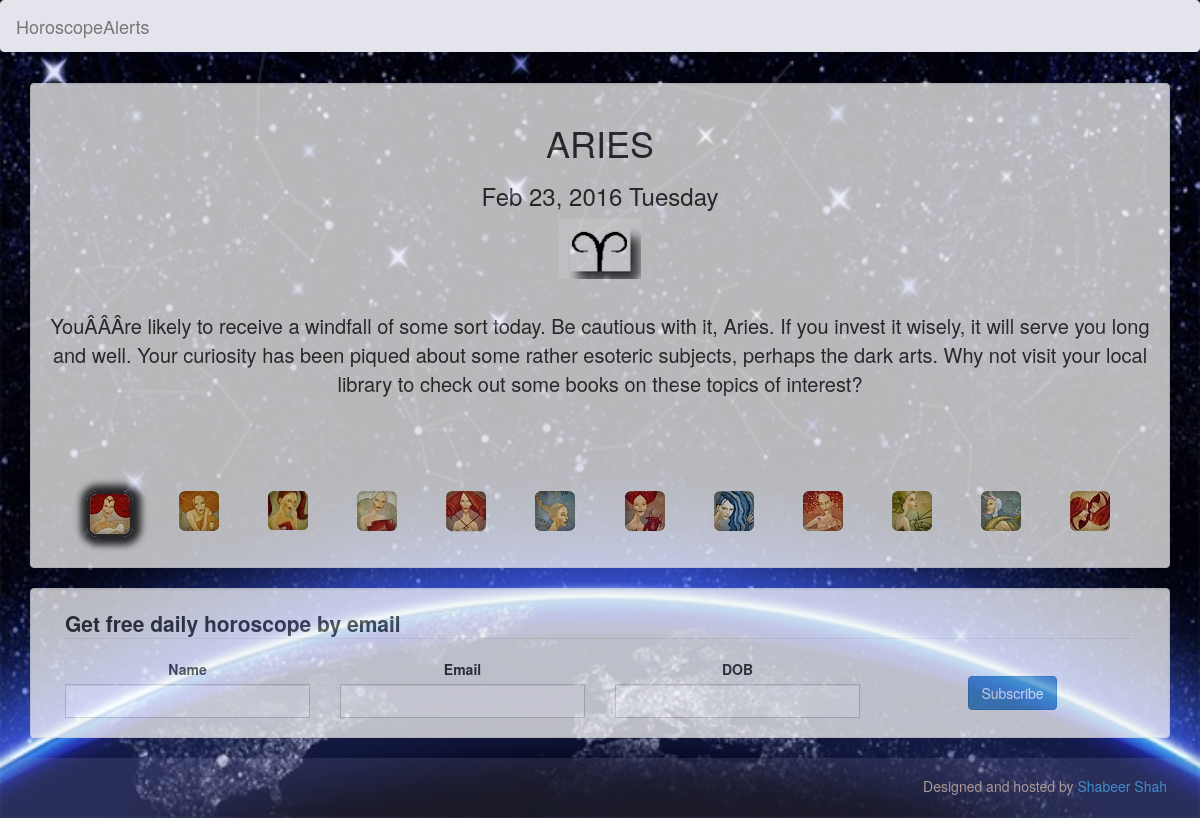
The page / on the database its author committed.
### core/models.py (models this page shows, shortened)
class Prediction(models.Model):
    zodiac = models.CharField(max_length=100)
    prediction = models.CharField(max_length=1000)

### core/views.py (the view, shortened to what this page needs)
# urls.py: url(r'^$', 'core.views.home', name='home'),
def home(request):
    try:
        logger.debug('Horoscope home page request recieved')
        today = datetime.datetime.now()
        print today
        zodiacs = Zodiac.objects.filter(date=today)
        now = datetime.datetime.now()
        curr_time = str(now.hour)+':'+str(now.minute)
        predictions = 'None'
        print zodiacs
        if zodiacs:
            predictions =  zodiacs[0].zodiac.all()
        else:
            predictions = []
        context = {
            'predictions' : predictions,
            'today' :today,
        }
        return render(request, 'core/index.html',context)
    except Exception as e:
        logger.error(traceback.format_exc())
        return render(request, 'core/index.html',{})

### core/models.py (called while the page is built)
    def __unicode__(self):
        return str(self.date)

### core/templates/core/index.html (shortened to what this page needs)
{% extends 'core/base.html' %}
{% block content %}
<div class="container">
    <div class="col-md-12 col-xs-12 well" align="center" style="margin-top: 1%;opacity: 0.75">
        <div class="horoscope">
            <div class="col-md-12 ">
                {% for x in predictions %}
                <div id="sign_{{x.zodiac|lower}}" class="sign_prediction row" style="display: none">
                    <h1>{{x.zodiac|upper}}</h1>
                    <h3>{{today|date:"M d, Y l"}}</h3>
                    {% if x.zodiac|lower == 'cancer' %}
                    <img src="/static/images/Cancer-Chariot.jpg">
                    {% elif x.zodiac|lower == 'aquarius' %}
                    <img src="/static/images/Aquarius-Star.jpg">
                    {% elif x.zodiac|lower == 'aries' %}
                    <img src="/static/images/aries.jpg">
                    {% elif x.zodiac|lower == 'capricorn' %}
                    <img src="/static/images/Capricorn-Devil.jpg">
                    {% elif x.zodiac|lower == 'gemini' %}
                    <img src="/static/images/Gemini-Lovers.jpg">
                    {% elif x.zodiac|lower == 'leo' %}
                    <img src="/static/images/Leo-Strength.jpg">
                    {% elif x.zodiac|lower == 'libra' %}
                    <img src="/static/images/Libra-Justice.jpg">
                    {% elif x.zodiac|lower == 'pisces' %}
                    <img src="/static/images/Pisces-Moon.jpg">
                    {% elif x.zodiac|lower == 'sagittarius' %}
                    <img src="/static/images/Sagittarius-Temperance.jpg">
                    {% elif x.zodiac|lower == 'scorpio' %}
                    <img src="/static/images/Scorpio-Death.jpg">
                    {% elif x.zodiac|lower == 'taurus' %}
                    <img src="/static/images/Taurus-Hierophant.jpg">
                    {% elif x.zodiac|lower == 'virgo' %}
                    <img src="/static/images/Virgo-Hermit.jpg">
                    {% endif %}
                    <div class="prediction" style="font-size: 20px;margin: 3% 0 3% 0;">{{x.prediction}}</div>
                </div>
                {% endfor %}
            </div>
        </div>
        <div class="col-md-12 col-xs-12 iconsRow1">
            <div class="col-md-1 col-xs-3 signs Aries"><img title="Aries" src='/static/images/icon_aries.jpg'></div>
            <div class="col-md-1 col-xs-3 signs Leo"><img title="Leo" src='/static/images/icon_leo.jpg'></div>
            <div class="col-md-1 col-xs-3 signs Libra"><img title="Libra" src='/static/images/icon_libra.jpg'></div>
            <div class="col-md-1 col-xs-3 signs Pisces"><img title="Pisces" src='/static/images/icon_pisces.jpg'></div>
            <div class="col-md-1 col-xs-3 signs Sagittarius"><img title="Sagittarius" src='/static/images/icon_sagittarius.jpg'>
            </div>
            <div class="col-md-1 col-xs-3 signs Scorpio"><img title="Scorpio" src='/static/images/icon_scorpio.jpg'></div>
            <div class="col-md-1 col-xs-3 signs Taurus"><img title="Taurus" src='/static/images/icon_taurus.jpg'></div>
            <div class="col-md-1 col-xs-3 signs Aquarius"><img title="Aquarius" src='/static/images/icon_aquarius.jpg'></div>
            <div class="col-md-1 col-xs-3 signs Virgo"><img title="Virgo" src='/static/images/icon_virgo.jpg'></div>
            <div class="col-md-1 col-xs-3 signs Cancer"><img title="Cancer" src='/static/images/icon_cancer.jpg'></div>
            <div class="col-md-1 col-xs-3 signs Capricorn"><img title="Capricorn" src='/static/images/icon_capricorn.jpg'></div>
            <div class="col-md-1 col-xs-3 signs Gemini"><img title="Gemini" src='/static/images/icon_gemini.jpg'></div>
        </div>
    </div>
    <div class="col-md-12 well col-xs-12" align="center" style="opacity: 0.75">
        <div class="text-left col-md-12 col-xs-12" style="font-size: 18px;font-weight: bold;">
            <legend>Get free daily horoscope by email</legend>
        </div>
        <form method="post" action="{% url 'subscribe'%}">
            <div class="col-md-3">
                <label class="" style="width: 100%">Name</label>
                <input class="form-control" name="name" type="text" required>
            </div>
            <div class="col-md-3">
                <label style="width: 100%">Email</label>
                <input class="form-control" name="email" type="email" required>
            </div>
            <div class="col-md-3">
                <label style="width: 100%">DOB</label>
                <input class="form-control dob" name="dob" type="text" required>
            </div>
            <div class="col-md-3">
                <button class="btn btn-primary" style="margin-top: 7%">Subscribe</button>
            </div>
        </form>
    </div>
</div>
{% endblock %}

### core/templates/core/base.html (shortened to what this page needs)
<!DOCTYPE html>
<html>
<head lang="en">
    <link href="/static/css/bootstrap.min.css" rel="stylesheet" type="text/css">
    <link href="/static/css/style.css" rel="stylesheet" type="text/css">
    <link href="/static/css/datepicker.css" rel="stylesheet" type="text/css">
</head>
<body style="    background-image: url('/static/images/night_sky.jpg');background-repeat: round;background-size: cover;">
<nav class="navbar navbar-default">
    <div class="container-fluid" style="    background-color: rgba(138, 141, 183, 0.18);">
        <div class="navbar-header">
            <a class="navbar-brand" href="#">HoroscopeAlerts</a>
        </div>
        <div class="collapse navbar-collapse" id="bs-example-navbar-collapse-1">
        </div>
    </div>
</nav>
{% block content %}
{% endblock %}
<footer class="footer" style="    background-color: rgba(138, 141, 183, 0.18);color:#AD9898">
    <div class="col-md-4 text-left">
    </div>
    <div class="col-md-4 col-md-offset-4 text-right">
        Designed and hosted by <a href="https://in.linkedin.com/in/shabeershah">Shabeer Shah</a>
    </div>
</footer>
</body>
</html>

### horoscope/static/css/style.css (style rules this page uses)
html { position: relative; min-height: 100%; }
body { margin-bottom: 60px; }
.footer { position: absolute; bottom: 0; width: 100%; height: 60px; background-color: #f5f5f5; padding: 1.5%; }

### core/templates/core/index.html (style rules this page uses)
.sign_prediction img { max-width: 200px; max-height: 60px; min-height: 60px; }
.sign_prediction .prediction { min-height: 135px; }
.selected { border: 3px solid; border-radius: 10px 10px; box-shadow: 1px 1px 7px 7px; }
.signs { padding : 1%; }

### rows shown on the page
Prediction: zodiac "ARIES", prediction "YouÂÂÂre likely to receive a windfall of some sort today. Be cautious with it, Aries. If you invest it wisely, it will serve you long and well. Your curiosity has been piqued about some rather esoteric subjects, perhaps the dark arts. Why not visit your local library to check out some books on these topics of interest?"
